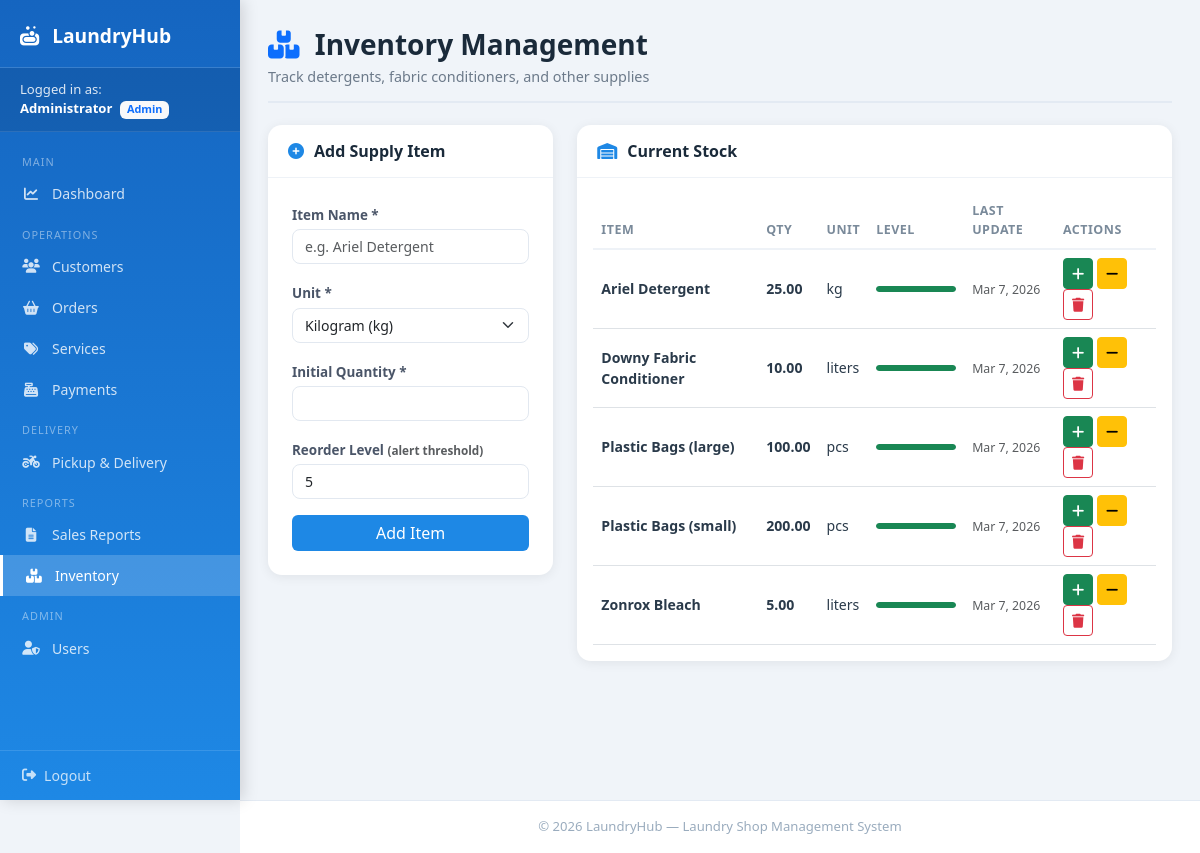
The app's page /inventory.php (signed in) with its own data.
### tables this page shows
CREATE TABLE IF NOT EXISTS inventory (
    id            INT AUTO_INCREMENT PRIMARY KEY,
    item_name     VARCHAR(100) NOT NULL,
    unit          VARCHAR(20)  DEFAULT 'kg',
    quantity      DECIMAL(10,2) DEFAULT 0.00,
    reorder_level DECIMAL(10,2) DEFAULT 5.00,
    updated_at    DATETIME DEFAULT CURRENT_TIMESTAMP ON UPDATE CURRENT_TIMESTAMP
);

### inventory.php (the view, shortened to what this page needs)
<?php include("includes/header.php"); include("config/db.php");
$items = $conn->query("SELECT * FROM inventory ORDER BY item_name");
?>
<div class="page-header">
    <h3><i class="fas fa-boxes me-2 text-primary"></i> Inventory Management</h3>
    <p>Track detergents, fabric conditioners, and other supplies</p>
</div>
<div class="row g-4">
    <div class="col-md-4">
        <div class="card">
            <div class="card-header-custom"><i class="fas fa-plus-circle"></i> Add Supply Item</div>
            <div class="p-4">
                <form method="POST">
                    <div class="mb-3">
                        <label class="form-label">Item Name *</label>
                        <input name="item_name" class="form-control" placeholder="e.g. Ariel Detergent" required>
                    </div>
                    <div class="mb-3">
                        <label class="form-label">Unit *</label>
                        <select name="unit" class="form-select" required>
                            <option value="kg">Kilogram (kg)</option>
                        </select>
                    </div>
                    <div class="mb-3">
                        <label class="form-label">Initial Quantity *</label>
                        <input type="number" step="0.01" name="quantity" class="form-control" required>
                    </div>
                    <div class="mb-3">
                        <label class="form-label">Reorder Level <small class="text-muted">(alert threshold)</small></label>
                        <input type="number" step="0.01" name="reorder_level" class="form-control" value="5">
                    </div>
                    <button name="add" class="btn btn-primary w-100">Add Item</button>
                </form>
            </div>
        </div>
    </div>
    <div class="col-md-8">
        <div class="card">
            <div class="card-header-custom"><i class="fas fa-warehouse"></i> Current Stock</div>
            <div class="p-3">
                <table class="table table-hover mb-0">
                    <thead>
                        <tr><th>Item</th><th>Qty</th><th>Unit</th><th>Level</th><th>Last Update</th><th>Actions</th></tr>
                    </thead>
                    <tbody>
                    <?php while ($item = $items->fetch_assoc()): ?>
                        <?php $low = $item['quantity'] <= $item['reorder_level']; ?>
                        <tr class="<?= $low ? 'table-warning' : '' ?>">
                            <td>
                                <strong><?= htmlspecialchars($item['item_name']) ?></strong>
                            </td>
                            <td><strong><?= number_format($item['quantity'], 2) ?></strong></td>
                            <td><?= htmlspecialchars($item['unit']) ?></td>
                            <td>
                                <?php $pct = min(100, ($item['quantity'] / max(1, $item['reorder_level'] * 3)) * 100); ?>
                                <div class="progress" style="height:6px; width:80px; border-radius:4px;">
                                    <div class="progress-bar <?= $low ? 'bg-danger' : 'bg-success' ?>"
                                        style="width:<?= $pct ?>%; border-radius:4px;"></div>
                                </div>
                            </td>
                            <td><small class="text-muted"><?= date("M j, Y", strtotime($item['updated_at'])) ?></small></td>
                            <td>
                                <button class="btn btn-success btn-sm"
                                    onclick="openRestock(<?= $item['id'] ?>, '<?= addslashes($item['item_name']) ?>')">
                                    <i class="fas fa-plus"></i>
                                </button>
                                <button class="btn btn-warning btn-sm"
                                    onclick="openUse(<?= $item['id'] ?>, '<?= addslashes($item['item_name']) ?>')">
                                    <i class="fas fa-minus"></i>
                                </button>
                                <a href="?delete=<?= $item['id'] ?>" class="btn btn-outline-danger btn-sm"
                                    onclick="return confirm('Remove this item?')">
                                    <i class="fas fa-trash"></i>
                                </a>
                            </td>
                        </tr>
                    <?php endwhile; ?>
                    </tbody>
                </table>
            </div>
        </div>
    </div>
</div>
<?php include("includes/footer.php"); ?>

### includes/header.php (shortened to what this page needs)
<?php
$role     = $_SESSION['user']['role'];
$fullname = $_SESSION['user']['fullname'];
$current  = basename($_SERVER['PHP_SELF']);
?>
<!DOCTYPE html>
<html lang="en">
<head>
<link href="https://cdn.jsdelivr.net/npm/bootstrap@5.3.2/dist/css/bootstrap.min.css" rel="stylesheet">
<link href="https://cdnjs.cloudflare.com/ajax/libs/font-awesome/6.4.2/css/all.min.css" rel="stylesheet">
</head>
<body>
<div class="sidebar">
    <div class="sidebar-brand">
        <i class="fas fa-soap"></i> LaundryHub
    </div>
    <div class="sidebar-user">
        Logged in as:<br>
        <span><?php echo htmlspecialchars($fullname); ?></span>
        <span class="badge bg-light text-primary ms-1" style="font-size:0.68rem;"><?php echo ucfirst($role); ?></span>
    </div>
    <nav class="nav-menu">
        <div class="nav-label">Main</div>
        <div class="nav-item">
            <a href="dashboard.php" class="<?= $current=='dashboard.php'?'active':'' ?>">
                <i class="fas fa-chart-line"></i> Dashboard
            </a>
        </div>
        <?php if(in_array($role, ['admin', 'cashier'])): ?>
        <div class="nav-label">Operations</div>
        <?php endif; ?>
        <?php if(in_array($role, ['admin', 'cashier'])): ?>
        <div class="nav-item">
            <a href="customers.php" class="<?= $current=='customers.php'?'active':'' ?>">
                <i class="fas fa-users"></i> Customers
            </a>
        </div>
        <?php endif; ?>
        <?php if(in_array($role, ['admin', 'cashier', 'operator'])): ?>
        <div class="nav-item">
            <a href="orders.php" class="<?= $current=='orders.php'?'active':'' ?>">
                <i class="fas fa-shopping-basket"></i> Orders
            </a>
        </div>
        <?php endif; ?>
        <?php if(in_array($role, ['admin', 'operator'])): ?>
        <div class="nav-item">
            <a href="services.php" class="<?= $current=='services.php'?'active':'' ?>">
                <i class="fas fa-tags"></i> Services
            </a>
        </div>
        <?php endif; ?>
        <?php if(in_array($role, ['admin', 'cashier'])): ?>
        <div class="nav-item">
            <a href="payment.php" class="<?= $current=='payment.php'?'active':'' ?>">
                <i class="fas fa-cash-register"></i> Payments
            </a>
        </div>
        <?php endif; ?>
        <?php if(in_array($role, ['admin', 'delivery'])): ?>
        <div class="nav-label">Delivery</div>
        <div class="nav-item">
            <a href="delivery.php" class="<?= $current=='delivery.php'?'active':'' ?>">
                <i class="fas fa-motorcycle"></i> Pickup & Delivery
            </a>
        </div>
        <?php endif; ?>
        <?php if(in_array($role, ['admin', 'cashier'])): ?>
        <div class="nav-label">Reports</div>
        <div class="nav-item">
            <a href="reports.php" class="<?= $current=='reports.php'?'active':'' ?>">
                <i class="fas fa-file-alt"></i> Sales Reports
            </a>
        </div>
        <?php endif; ?>
        <?php if(in_array($role, ['admin', 'operator'])): ?>
        <div class="nav-item">
            <a href="inventory.php" class="<?= $current=='inventory.php'?'active':'' ?>">
                <i class="fas fa-boxes"></i> Inventory
            </a>
        </div>
        <?php endif; ?>
        <?php if($role === 'admin'): ?>
        <div class="nav-label">Admin</div>
        <div class="nav-item">
            <a href="users.php" class="<?= $current=='users.php'?'active':'' ?>">
                <i class="fas fa-user-shield"></i> Users
            </a>
        </div>
        <?php endif; ?>
    </nav>
    <div class="sidebar-footer">
        <a href="logout.php"><i class="fas fa-sign-out-alt"></i> Logout</a>
    </div>
</div>
<div class="main-content">

### includes/footer.php (shortened to what this page needs)
</div>
<footer style="margin-left:240px; text-align:center; padding:16px; color:#9aacbe; font-size:0.82rem; border-top:1px solid #e3eaf3; background:#fff;">
    &copy; <?php echo date("Y"); ?> LaundryHub &mdash; Laundry Shop Management System
</footer>
</body>
</html>

### includes/header.php (style rules this page uses)
:root { --primary: #1e88e5; --primary-dark: #1565c0; --accent: #42a5f5; --bg: #f0f4f9; --sidebar-w: 240px; }
body { background: var(--bg); margin: 0; font-family: 'Segoe UI', sans-serif; }
.sidebar { width: var(--sidebar-w); height: 100vh; position: fixed; top: 0; left: 0; background: linear-gradient(180deg, #1565c0 0%, #1e88e5 100%); display: flex; flex-direction: column; z-index: 100; box-shadow: 3px 0 15px rgba(0,0,0,0.15); overflow-y: auto; }
.sidebar-brand { padding: 22px 20px 16px; color: white; font-size: 1.2rem; font-weight: 700; border-bottom: 1px solid rgba(255,255,255,0.15); flex-shrink: 0; }
.sidebar-brand i { margin-right: 8px; }
.sidebar-user { padding: 12px 20px; color: rgba(255,255,255,0.85); font-size: 0.82rem; border-bottom: 1px solid rgba(255,255,255,0.1); background: rgba(0,0,0,0.1); flex-shrink: 0; }
.sidebar-user span { font-weight: 600; color: #fff; }
.nav-menu { flex: 1; padding: 10px 0; }
.nav-item a { display: flex; align-items: center; padding: 10px 22px; color: rgba(255,255,255,0.8); text-decoration: none; font-size: 0.88rem; transition: all 0.2s; gap: 12px; }
.nav-item a:hover, .nav-item a.active { background: rgba(255,255,255,0.18); color: #fff; border-left: 3px solid #fff; }
.nav-item a i { width: 18px; text-align: center; }
.nav-label { padding: 8px 22px 3px; color: rgba(255,255,255,0.45); font-size: 0.68rem; text-transform: uppercase; letter-spacing: 1px; margin-top: 4px; }
.sidebar-footer { padding: 14px 22px; border-top: 1px solid rgba(255,255,255,0.12); flex-shrink: 0; }
.sidebar-footer a { color: rgba(255,255,255,0.75); text-decoration: none; font-size: 0.88rem; display: flex; align-items: center; gap: 8px; transition: color 0.2s; }
.main-content { margin-left: var(--sidebar-w); padding: 28px; min-height: 100vh; }
.page-header { margin-bottom: 22px; padding-bottom: 14px; border-bottom: 2px solid #e3eaf3; }
.page-header h3 { margin: 0; font-weight: 700; color: #1a2a3a; }
.page-header p { margin: 4px 0 0; color: #6c7a8a; font-size: 0.9rem; }
.card { border: none; border-radius: 14px; box-shadow: 0 2px 12px rgba(0,0,0,0.07); transition: box-shadow 0.2s; }
.card-header-custom { padding: 14px 20px; border-bottom: 1px solid #eef2f7; font-weight: 600; color: #1a2a3a; display: flex; align-items: center; gap: 10px; }
.card-header-custom i { color: var(--primary); }
.table th { font-size: 0.78rem; text-transform: uppercase; letter-spacing: 0.5px; color: #7a8a9a; border-bottom: 2px solid #eef2f7; }
.table td { vertical-align: middle; font-size: 0.88rem; color: #2a3a4a; }
.btn-primary { background: var(--primary); border: none; }
.form-label { font-size: 0.84rem; font-weight: 600; color: #4a5568; margin-bottom: 4px; }
.form-control, .form-select { border-radius: 8px; border: 1.5px solid #e2e8f0; font-size: 0.88rem; }

### records on screen
inventory: item_name "Ariel Detergent", quantity "25.00", unit "kg", updated_at "Mar 7, 2026"
inventory: item_name "Downy Fabric Conditioner", quantity "10.00", unit "liters", updated_at "Mar 7, 2026"
inventory: item_name "Plastic Bags (large)", quantity "100.00", unit "pcs", updated_at "Mar 7, 2026"
inventory: item_name "Plastic Bags (small)", quantity "200.00", unit "pcs", updated_at "Mar 7, 2026"
inventory: item_name "Zonrox Bleach", quantity "5.00", unit "liters", updated_at "Mar 7, 2026"

### other values on screen
$fullname "Administrator"
$role "Admin"
